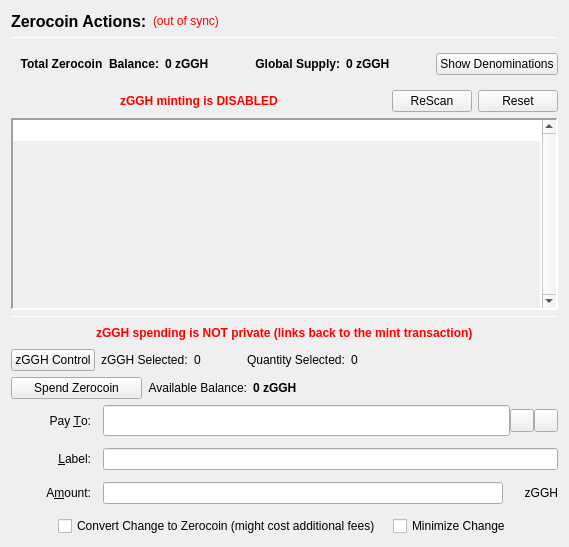
                  <widget class="QFrame" name="verticalFrameLeft">
                   <layout class="QVBoxLayout" name="verticalLayout_2">
                    <item>
                     <layout class="QVBoxLayout" name="verticalLayout_3">
                      <item>
                       <layout class="QHBoxLayout" name="horizontalLayout_3">
                        <item>
                         <widget class="QLabel" name="labelzGGHActions">
                          <property name="font">
                           <font>
                            <pointsize>12</pointsize>
                            <weight>75</weight>
                            <bold>true</bold>
                           </font>
                          </property>
                          <property name="text">
                           <string>Zerocoin Actions:</string>
                          </property>
                          <property name="alignment">
                           <set>Qt::AlignLeading|Qt::AlignLeft|Qt::AlignVCenter</set>
                          </property>
                         </widget>
                        </item>
                        <item>
                         <widget class="QLabel" name="labelzGGHSyncStatus">
                          <property name="toolTip">
                           <string>The displayed information may be out of date. Your wallet automatically synchronizes with the GGCash network after a connection is established, but this process has not completed yet.</string>
                          </property>
                          <property name="styleSheet">
                           <string notr="true">QLabel { color: red; }</string>
                          </property>
                          <property name="text">
                           <string notr="true">(out of sync)</string>
                          </property>
                          <property name="alignment">
                           <set>Qt::AlignLeading|Qt::AlignLeft|Qt::AlignVCenter</set>
                          </property>
                         </widget>
                        </item>
                        <item>
                         <spacer name="horizontalSpacer">
                          <property name="orientation">
                           <enum>Qt::Horizontal</enum>
                          </property>
                          <property name="sizeHint" stdset="0">
                           <size>
                            <width>40</width>
                            <height>20</height>
                           </size>
                          </property>
                         </spacer>
                        </item>
                       </layout>
                      </item>
                      <item>
                       <widget class="Line" name="lineUpperLeft">
                        <property name="minimumSize">
                         <size>
                          <width>0</width>
                          <height>1</height>
                         </size>
                        </property>
                        <property name="maximumSize">
                         <size>
                          <width>16777215</width>
                          <height>1</height>
                         </size>
                        </property>
                        <property name="frameShadow">
                         <enum>QFrame::Sunken</enum>
                        </property>
                        <property name="orientation">
                         <enum>Qt::Horizontal</enum>
                        </property>
                       </widget>
                      </item>
                      <item>
                       <widget class="QFrame" name="balanceSupplyFrame">
                        <layout class="QHBoxLayout" name="horizontalLayout_2" stretch="0,0,0,1,0">
                         <property name="rightMargin">
                          <number>0</number>
                         </property>
                         <item>
                          <layout class="QHBoxLayout" name="horizontalLayout_34">
                           <item>
                            <widget class="QLabel" name="labelzAvailableText_3">
                             <property name="font">
                              <font>
                               <weight>75</weight>
                               <bold>true</bold>
                              </font>
                             </property>
                             <property name="toolTip">
                              <string>Total Balance including unconfirmed and immature zGGH</string>
                             </property>
                             <property name="text">
                              <string>Total Zerocoin  Balance:</string>
                             </property>
                             <property name="alignment">
                              <set>Qt::AlignRight|Qt::AlignTrailing|Qt::AlignVCenter</set>
                             </property>
                            </widget>
                           </item>
                           <item>
                            <widget class="QLabel" name="labelzAvailableAmount_4">
                             <property name="minimumSize">
                              <size>
                               <width>40</width>
                               <height>0</height>
                              </size>
                             </property>
                             <property name="font">
                              <font>
                               <weight>75</weight>
                               <bold>true</bold>
                              </font>
                             </property>
                             <property name="toolTip">
                              <string>Total Balance including unconfirmed and immature zGGH</string>
                             </property>
                             <property name="text">
                              <string>0 zGGH</string>
                             </property>
                             <property name="alignment">
                              <set>Qt::AlignLeading|Qt::AlignLeft|Qt::AlignVCenter</set>
                             </property>
                            </widget>
                           </item>
                          </layout>
                         </item>
                         <item>
                          <spacer name="horizontalSpacer_32">
                           <property name="orientation">
                            <enum>Qt::Horizontal</enum>
                           </property>
                           <property name="sizeHint" stdset="0">
                            <size>
                             <width>40</width>
                             <height>20</height>
                            </size>
                           </property>
                          </spacer>
                         </item>
                         <item>
                          <layout class="QHBoxLayout" name="horizontalLayout_35">
                           <item>
                            <widget class="QLabel" name="labelZsupplyText_2">
                             <property name="font">
                              <font>
                               <weight>75</weight>
                               <bold>true</bold>
                              </font>
                             </property>
                             <property name="text">
                              <string>Global Supply:</string>
                             </property>
                             <property name="alignment">
                              <set>Qt::AlignRight|Qt::AlignTrailing|Qt::AlignVCenter</set>
                             </property>
                            </widget>
                           </item>
                           <item>
                            <widget class="QLabel" name="labelZsupplyAmount_2">
                             <property name="font">
                              <font>
                               <weight>75</weight>
                               <bold>true</bold>
                              </font>
                             </property>
                             <property name="text">
                              <string>0 zGGH</string>
                             </property>
                            </widget>
                           </item>
                          </layout>
                         </item>
                         <item>
                          <spacer name="horizontalSpacer_31">
                           <property name="orientation">
                            <enum>Qt::Horizontal</enum>
                           </property>
                           <property name="sizeHint" stdset="0">
                            <size>
                             <width>40</width>
                             <height>20</height>
                            </size>
                           </property>
                          </spacer>
                         </item>
                         <item>
                          <widget class="QPushButton" name="pushButtonShowDenoms">
                           <property name="toolTip">
                            <string>Show zGGH denominations list</string>
                           </property>
                           <property name="text">
                            <string>Show Denominations</string>
                           </property>
                          </widget>
                         </item>
                        </layout>
                       </widget>
                      </item>
                      <item>
                       <layout class="QHBoxLayout" name="horizontalLayout_4">
                        <item>
                         <spacer name="horizontalSpacer_2">
                          <property name="orientation">
                           <enum>Qt::Horizontal</enum>
                          </property>
                          <property name="sizeHint" stdset="0">
                           <size>
                            <width>40</width>
                            <height>20</height>
                           </size>
                          </property>
                         </spacer>
                        </item>
                        <item>
                         <widget class="QLabel" name="label">
                          <property name="styleSheet">
                           <string notr="true">color: red;
font-weight: bold;</string>
                          </property>
                          <property name="text">
                           <string>zGGH minting is DISABLED</string>
                          </property>
                         </widget>
                        </item>
                        <item>
                         <spacer name="horizontalSpacer_3">
                          <property name="orientation">
                           <enum>Qt::Horizontal</enum>
                          </property>
                          <property name="sizeHint" stdset="0">
                           <size>
                            <width>40</width>
                            <height>20</height>
                           </size>
                          </property>
                         </spacer>
                        </item>
                        <item>
                         <widget class="QPushButton" name="pushButtonMintReset">
                          <property name="maximumSize">
                           <size>
                            <width>80</width>
                            <height>16777215</height>
                           </size>
                          </property>
                          <property name="toolTip">
                           <string>Rescan the complete blockchain for  Zerocoin mints and their meta-data.</string>
                          </property>
                          <property name="text">
                           <string>ReScan</string>
                          </property>
                         </widget>
                        </item>
                        <item>
                         <widget class="QPushButton" name="pushButtonSpentReset">
                          <property name="maximumSize">
                           <size>
                            <width>80</width>
                            <height>16777215</height>
                           </size>
                          </property>
                          <property name="toolTip">
                           <string>Reset Zerocoin Wallet DB. Deletes transactions that did not make it into the blockchain.</string>
                          </property>
                          <property name="text">
                           <string>Reset</string>
                          </property>
                         </widget>
                        </item>
                       </layout>
                      </item>
                      <item>
                       <widget class="QPlainTextEdit" name="TEMintStatus">
                        <property name="font">
                         <font>
                          <pointsize>8</pointsize>
                         </font>
                        </property>
                        <property name="toolTip">
                         <string>Status and/or Mesages from the last Mint Action.</string>
                        </property>
                        <property name="frameShape">
                         <enum>QFrame::Panel</enum>
                        </property>
                        <property name="frameShadow">
                         <enum>QFrame::Sunken</enum>
                        </property>
                        <property name="lineWidth">
                         <number>2</number>
                        </property>
                        <property name="midLineWidth">
                         <number>2</number>
                        </property>
                        <property name="verticalScrollBarPolicy">
                         <enum>Qt::ScrollBarAlwaysOn</enum>
                        </property>
                        <property name="horizontalScrollBarPolicy">
                         <enum>Qt::ScrollBarAlwaysOff</enum>
                        </property>
                        <property name="readOnly">
                         <bool>true</bool>
                        </property>
                        <property name="plainText">
                         <string notr="true"/>
                        </property>
                        <property name="backgroundVisible">
                         <bool>true</bool>
                        </property>
                       </widget>
                      </item>
                      <item>
                       <widget class="Line" name="line">
                        <property name="minimumSize">
                         <size>
                          <width>0</width>
                          <height>1</height>
                         </size>
                        </property>
                        <property name="maximumSize">
                         <size>
                          <width>16777215</width>
                          <height>1</height>
                         </size>
                        </property>
                        <property name="orientation">
                         <enum>Qt::Horizontal</enum>
                        </property>
                       </widget>
                      </item>
                      <item>
                       <layout class="QHBoxLayout" name="horizontalLayout_7">
                        <item>
                         <spacer name="horizontalSpacer_18">
                          <property name="orientation">
                           <enum>Qt::Horizontal</enum>
                          </property>
                          <property name="sizeHint" stdset="0">
                           <size>
                            <width>40</width>
                            <height>20</height>
                           </size>
                          </property>
                         </spacer>
                        </item>
                        <item>
                         <widget class="QLabel" name="label_2">
                          <property name="styleSheet">
                           <string notr="true">color: red;
font-weight: bold;</string>
                          </property>
                          <property name="text">
                           <string>zGGH spending is NOT private (links back to the mint transaction)</string>
                          </property>
                         </widget>
                        </item>
                        <item>
                         <spacer name="horizontalSpacer_30">
                          <property name="orientation">
                           <enum>Qt::Horizontal</enum>
                          </property>
                          <property name="sizeHint" stdset="0">
                           <size>
                            <width>40</width>
                            <height>20</height>
                           </size>
                          </property>
                         </spacer>
                        </item>
                       </layout>
                      </item>
                      <item>
                       <layout class="QHBoxLayout" name="horizontalLayout_24">
                        <property name="leftMargin">
                         <number>0</number>
                        </property>
                        <property name="bottomMargin">
                         <number>0</number>
                        </property>
                        <item>
                         <widget class="QPushButton" name="pushButtonZPivControl">
                          <property name="text">
                           <string>zGGH Control</string>
                          </property>
                         </widget>
                        </item>
                        <item>
                         <widget class="QLabel" name="labelzPivSelected">
                          <property name="text">
                           <string>zGGH Selected:</string>
                          </property>
                         </widget>
                        </item>
                        <item>
                         <widget class="QLabel" name="labelzPivSelected_int">
                          <property name="text">
                           <string>0</string>
                          </property>
                         </widget>
                        </item>
                        <item>
                         <spacer name="horizontalSpacer_17">
                          <property name="orientation">
                           <enum>Qt::Horizontal</enum>
                          </property>
                          <property name="sizeType">
                           <enum>QSizePolicy::Fixed</enum>
                          </property>
                          <property name="sizeHint" stdset="0">
                           <size>
                            <width>40</width>
                            <height>20</height>
                           </size>
                          </property>
                         </spacer>
                        </item>
                        <item>
                         <widget class="QLabel" name="labelQuantitySelected">
                          <property name="text">
                           <string>Quantity Selected:</string>
                          </property>
                         </widget>
                        </item>
                        <item>
                         <widget class="QLabel" name="labelQuantitySelected_int">
                          <property name="text">
                           <string>0</string>
                          </property>
                         </widget>
                        </item>
                        <item>
                         <spacer name="horizontalSpacer_19">
                          <property name="orientation">
                           <enum>Qt::Horizontal</enum>
                          </property>
                          <property name="sizeHint" stdset="0">
                           <size>
                            <width>40</width>
                            <height>20</height>
                           </size>
                          </property>
                         </spacer>
                        </item>
                       </layout>
                      </item>
                      <item>
                       <layout class="QHBoxLayout" name="horizontalLayout_6">
                        <item>
                         <widget class="QPushButton" name="pushButtonSpendzGGH">
                          <property name="minimumSize">
                           <size>
                            <width>131</width>
                            <height>0</height>
                           </size>
                          </property>
                          <property name="toolTip">
                           <string>Spend Zerocoin. Without 'Pay To:' address creates payments to yourself.</string>
                          </property>
                          <property name="text">
                           <string>Spend Zerocoin</string>
                          </property>
                         </widget>
                        </item>
                        <item>
                         <widget class="QLabel" name="labelzGGHBalanceText">
                          <property name="toolTip">
                           <string>Available (mature and spendable) zGGH for spending</string>
                          </property>
                          <property name="text">
                           <string>Available Balance:</string>
                          </property>
                          <property name="alignment">
                           <set>Qt::AlignRight|Qt::AlignTrailing|Qt::AlignVCenter</set>
                          </property>
                         </widget>
                        </item>
                        <item>
                         <widget class="QLabel" name="labelzAvailableAmount_2">
                          <property name="font">
                           <font>
                            <weight>75</weight>
                            <bold>true</bold>
                           </font>
                          </property>
                          <property name="toolTip">
                           <string>Available (mature and spendable) zGGH for spending

zGGH are mature when they have more than 20 confirmations AND more than 2 mints of the same denomination after them were minted</string>
                          </property>
                          <property name="text">
                           <string>0 zGGH</string>
                          </property>
                          <property name="alignment">
                           <set>Qt::AlignLeading|Qt::AlignLeft|Qt::AlignVCenter</set>
                          </property>
                         </widget>
                        </item>
                        <item>
                         <spacer name="horizontalSpacer_4">
                          <property name="orientation">
                           <enum>Qt::Horizontal</enum>
                          </property>
                          <property name="sizeHint" stdset="0">
                           <size>
                            <width>40</width>
                            <height>20</height>
                           </size>
                          </property>
                         </spacer>
                        </item>
                       </layout>
                      </item>
                      <item>
                       <layout class="QGridLayout" name="gridLayout_7">
                        <property name="spacing">
                         <number>12</number>
                        </property>
                        <item row="0" column="0">
                         <widget class="QLabel" name="payToLabel">
                          <property name="minimumSize">
                           <size>
                            <width>80</width>
                            <height>0</height>
                           </size>
                          </property>
                          <property name="text">
                           <string>Pay &amp;To:</string>
                          </property>
                          <property name="alignment">
                           <set>Qt::AlignRight|Qt::AlignTrailing|Qt::AlignVCenter</set>
                          </property>
                          <property name="buddy">
                           <cstring>payTo</cstring>
                          </property>
                         </widget>
                        </item>
                        <item row="0" column="1">
                         <layout class="QHBoxLayout" name="payToLayout">
                          <property name="spacing">
                           <number>0</number>
                          </property>
                          <item>
                           <widget class="QValidatedLineEdit" name="payTo">
                            <property name="enabled">
                             <bool>true</bool>
                            </property>
                            <property name="minimumSize">
                             <size>
                              <width>0</width>
                              <height>31</height>
                             </size>
                            </property>
                            <property name="toolTip">
                             <string>The GGCash address to send the payment to. Creates local payment to yourself when empty.</string>
                            </property>
                           </widget>
                          </item>
                          <item>
                           <widget class="QToolButton" name="addressBookButton">
                            <property name="toolTip">
                             <string>Choose previously used address</string>
                            </property>
                            <property name="text">
                             <string/>
                            </property>
                            <property name="icon">
                             <iconset resource="../ggcash.qrc">
                              <normaloff>:/icons/address-book</normaloff>:/icons/address-book</iconset>
                            </property>
                            <property name="shortcut">
                             <string>Alt+A</string>
                            </property>
                           </widget>
                          </item>
                          <item>
                           <widget class="QToolButton" name="pasteButton">
                            <property name="toolTip">
                             <string>Paste address from clipboard</string>
                            </property>
                            <property name="text">
                             <string/>
                            </property>
                            <property name="icon">
                             <iconset resource="../ggcash.qrc">
                              <normaloff>:/icons/editpaste</normaloff>:/icons/editpaste</iconset>
                            </property>
                            <property name="shortcut">
                             <string>Alt+P</string>
                            </property>
                           </widget>
                          </item>
                         </layout>
                        </item>
                        <item row="1" column="0">
                         <widget class="QLabel" name="labelLabel">
                          <property name="minimumSize">
                           <size>
                            <width>80</width>
                            <height>0</height>
                           </size>
                          </property>
                          <property name="text">
                           <string>&amp;Label:</string>
                          </property>
                          <property name="alignment">
                           <set>Qt::AlignRight|Qt::AlignTrailing|Qt::AlignVCenter</set>
                          </property>
                          <property name="buddy">
                           <cstring>addAsLabel</cstring>
                          </property>
                         </widget>
                        </item>
                        <item row="1" column="1">
                         <widget class="QLineEdit" name="addAsLabel">
                          <property name="toolTip">
                           <string>Enter a label for this address to add it to the list of used addresses</string>
                          </property>
                         </widget>
                        </item>
                        <item row="2" column="0">
                         <widget class="QLabel" name="amountLabel">
                          <property name="minimumSize">
                           <size>
                            <width>80</width>
                            <height>0</height>
                           </size>
                          </property>
                          <property name="text">
                           <string>A&amp;mount:</string>
                          </property>
                          <property name="alignment">
                           <set>Qt::AlignRight|Qt::AlignTrailing|Qt::AlignVCenter</set>
                          </property>
                          <property name="buddy">
                           <cstring>zGGHpayAmount</cstring>
                          </property>
                         </widget>
                        </item>
                        <item row="2" column="1">
                         <layout class="QHBoxLayout" name="horizontalLayout_9">
                          <property name="spacing">
                           <number>0</number>
                          </property>
                          <item>
                           <widget class="QLineEdit" name="zGGHpayAmount"/>
                          </item>
                          <item>
                           <widget class="QLabel" name="labelzGGH">
                            <property name="minimumSize">
                             <size>
                              <width>55</width>
                              <height>0</height>
                             </size>
                            </property>
                            <property name="text">
                             <string>zGGH</string>
                            </property>
                            <property name="alignment">
                             <set>Qt::AlignRight|Qt::AlignTrailing|Qt::AlignVCenter</set>
                            </property>
                           </widget>
                          </item>
                         </layout>
                        </item>
                        <item row="3" column="0" colspan="2">
                         <layout class="QHBoxLayout" name="horizontalLayout_10">
                          <item>
                           <spacer name="horizontalSpacer_5">
                            <property name="orientation">
                             <enum>Qt::Horizontal</enum>
                            </property>
                            <property name="sizeHint" stdset="0">
                             <size>
                              <width>40</width>
                              <height>20</height>
                             </size>
                            </property>
                           </spacer>
                          </item>
                          <item>
                           <widget class="QCheckBox" name="checkBoxMintChange">
                            <property name="sizePolicy">
                             <sizepolicy hsizetype="MinimumExpanding" vsizetype="Fixed">
                              <horstretch>0</horstretch>
                              <verstretch>0</verstretch>
                             </sizepolicy>
                            </property>
                            <property name="layoutDirection">
                             <enum>Qt::LeftToRight</enum>
                            </property>
                            <property name="text">
                             <string>Convert Change to Zerocoin (might cost additional fees)</string>
                            </property>
                           </widget>
                          </item>
                          <item>
                           <widget class="QCheckBox" name="checkBoxMinimizeChange">
                            <property name="toolTip">
                             <string>If checked, the wallet tries to minimize the returning change instead of minimizing the number of spent denominations.</string>
                            </property>
                            <property name="text">
                             <string>Minimize Change</string>
                            </property>
                           </widget>
                          </item>
                          <item>
                           <spacer name="horizontalSpacer_6">
                            <property name="orientation">
                             <enum>Qt::Horizontal</enum>
                            </property>
                            <property name="sizeHint" stdset="0">
                             <size>
                              <width>40</width>
                              <height>20</height>
                             </size>
                            </property>
                           </spacer>
                          </item>
                         </layout>
                        </item>
                       </layout>
                      </item>
                     </layout>
                    </item>
                   </layout>
                  </widget>
